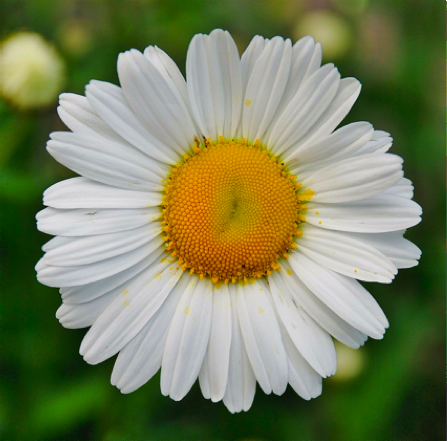
//> input picture Segmentation/1-OpenCV/code/images/daisy.png, 447 x 441 px
$ ./main   (built with g++ and OpenCV 4)
//> lines starting //> are read from the running program, lines starting //| are printed output that depends on the picture
/*!*
 * \file main.cpp
 * \brief TP1 sur l"utilisation d"OpenCV
 * \author : Phuc Ngo
 */

#include <opencv2/opencv.hpp>
#include <opencv2/core/core.hpp>
#include <opencv2/imgcodecs.hpp>
#include <opencv2/highgui/highgui.hpp>
#include <iostream>
#include <string>

using namespace cv;
using namespace std;
string window_name = "Image originale";
string second_window_name = "Image convertie";

static void help(int argc, char** argv)
{
    cout<<"Usage: "<<argv[0]<<" [input.png]\n";
}

int main( int argc, char** argv )
{
    help(argc, argv);
    string imageName("images/daisy.png");                  // Image by default
    if( argc > 1)
        imageName = "images/"+string(argv[1])+".png";

    Mat image;
    image = imread(imageName.c_str(), IMREAD_COLOR); // Read the file
//> image is the input picture: 441 rows x 447 cols, CV_8UC3; mean B, G, R 92.1, 128.8, 120.6
    if( image.empty() )                              // Check for invalid input
    {
        std::cout <<  "Could not open or find the image" << std::endl ;
        return -1;
    }

    namedWindow( window_name, WINDOW_AUTOSIZE );    // Create a window for display.
    imshow( window_name, image );                   // Show our image inside it.

    //waitKey(0);                                     // Wait for a keystroke in the window

    //code goes here...

    Mat image_convertie;
    cvtColor(image, image_convertie, COLOR_BGR2GRAY, 0);
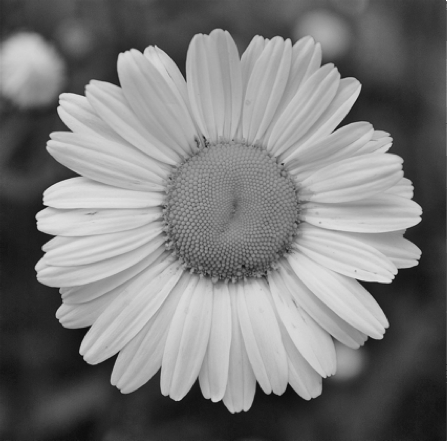
//> image_convertie: 441 rows x 447 cols, CV_8UC1; min 11, max 255, mean 122.2
    namedWindow( second_window_name, WINDOW_AUTOSIZE);
    imshow( second_window_name, image_convertie);

    Mat red = Mat(image.size(), CV_8UC3, Scalar(0,0,0));
    Mat blue = Mat(image.size(), CV_8UC3, Scalar(0,0,0));
    Mat green = Mat(image.size(), CV_8UC3, Scalar(0,0,0));

    for(int x=0; x<image.cols; x++){
        for(int y=0; y<image.rows; y++){
            Vec3b intensity = image.at<Vec3b>(y, x);
            red.at<Vec3b>(y,x).val[2] = intensity.val[2];
            blue.at<Vec3b>(y,x).val[0] = intensity.val[0];
            green.at<Vec3b>(y,x).val[1] = intensity.val[1];
        }
    }
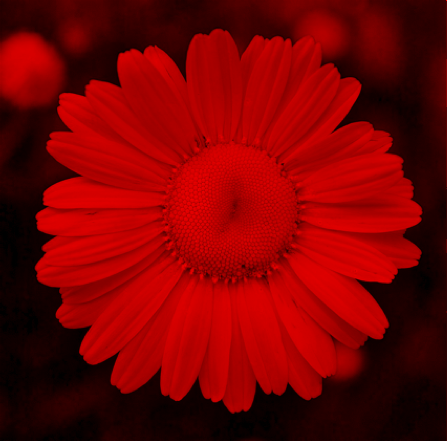
//> red: 441 rows x 447 cols, CV_8UC3; mean B, G, R 0, 0, 120.6
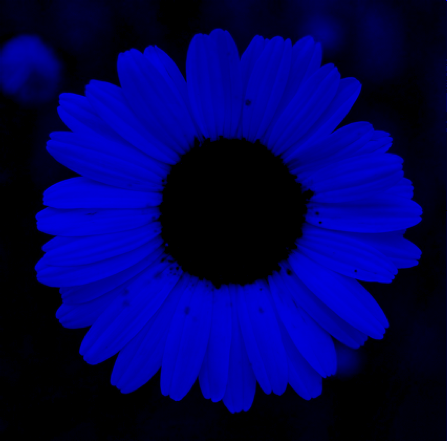
//> blue: 441 rows x 447 cols, CV_8UC3; mean B, G, R 92.1, 0, 0
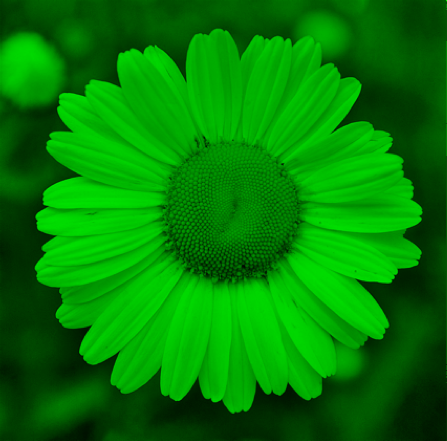
//> green: 441 rows x 447 cols, CV_8UC3; mean B, G, R 0, 128.8, 0

    while (true){
        int c = waitKey(20);
//> the Esc key is pressed
        if(c=='r'){
            imshow( second_window_name, red);
        }else if(c=='b'){
            imshow( second_window_name, blue);
        }else if(c=='g'){
            imshow( second_window_name, green);
        }else if(c=='y'){
            imshow( second_window_name, image_convertie);
        }else if(c!=-1){
            break;
        }
    }

    return 0;
}

$ run again, with Segmentation/1-OpenCV/code/images/lezard.png copied over Segmentation/1-OpenCV/code/images/daisy.png
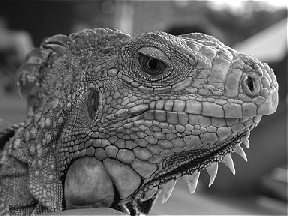
//> input picture Segmentation/1-OpenCV/code/images/lezard.png, 288 x 216 px
//> image is the input picture: 216 rows x 288 cols, CV_8UC3; min 0, max 255, mean 98
//> after the loop `for(int x=0; x<image.cols; x++)`:
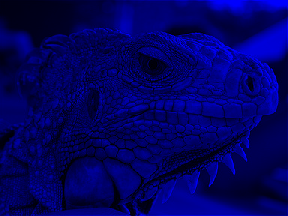
//> blue: 216 rows x 288 cols, CV_8UC3; mean B, G, R 98, 0, 0
//> after the loop `for(int x=0; x<image.cols; x++)`:
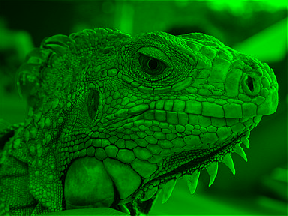
//> green: 216 rows x 288 cols, CV_8UC3; mean B, G, R 0, 98, 0

$ run again, with Segmentation/1-OpenCV/code/images/lotus.png copied over Segmentation/1-OpenCV/code/images/daisy.png
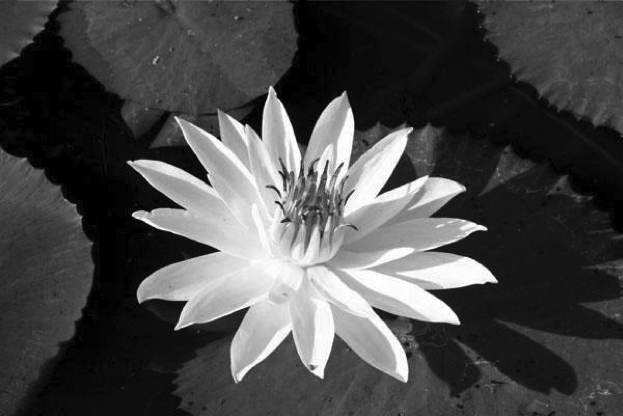
//> input picture Segmentation/1-OpenCV/code/images/lotus.png, 623 x 416 px
//> image is the input picture: 416 rows x 623 cols, CV_8UC3; mean B, G, R 72.8, 72.8, 72.8
//> after the loop `for(int x=0; x<image.cols; x++)`:
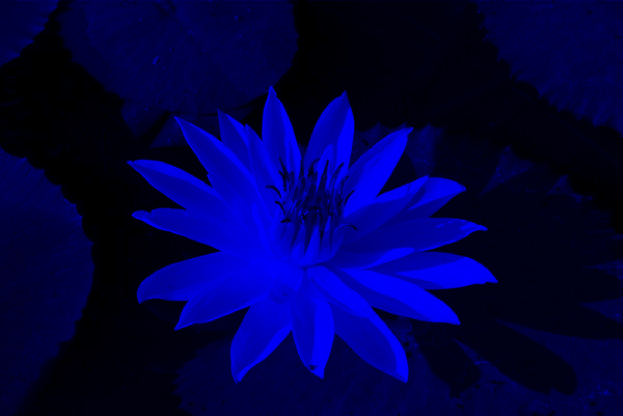
//> blue: 416 rows x 623 cols, CV_8UC3; mean B, G, R 72.8, 0, 0
//> after the loop `for(int x=0; x<image.cols; x++)`:
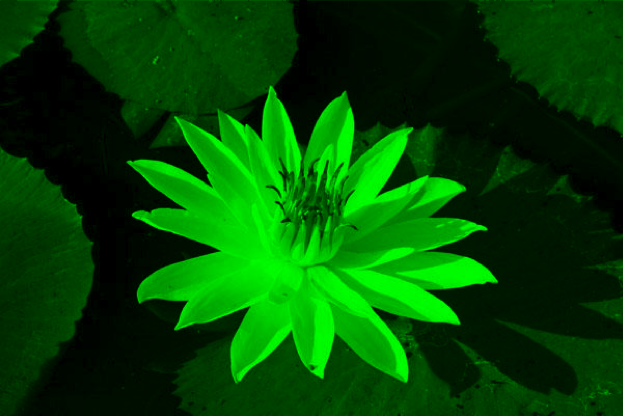
//> green: 416 rows x 623 cols, CV_8UC3; mean B, G, R 0, 72.8, 0
